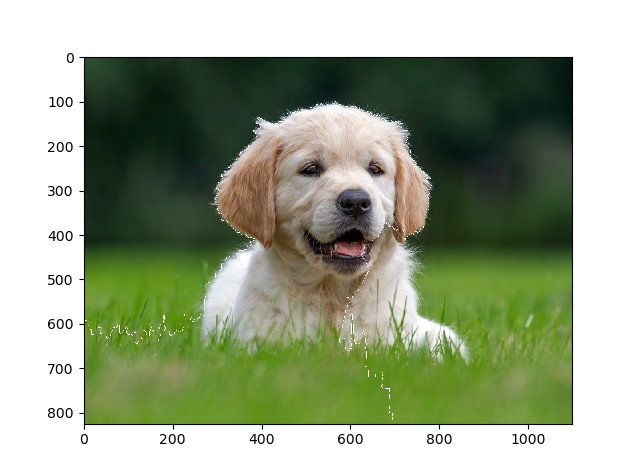

Write Python code to recreate this figure.
import numpy as np
import cv2
import matplotlib.pyplot as plt

img = cv2.imread('E:\Life Detection\Gabor Filters\img.jpg')
img = cv2.cvtColor(img,cv2.COLOR_BGR2RGB)
gray = cv2.cvtColor(img,cv2.COLOR_RGB2GRAY)
ret, thresh = cv2.threshold(gray,0,255,cv2.THRESH_OTSU)

kernel = np.ones((3,3),np.uint8)
opening = cv2.morphologyEx(thresh,cv2.MORPH_OPEN,kernel, iterations = 2)
sure_bg = cv2.dilate(opening,kernel,iterations=2)
dist_transform = cv2.distanceTransform(opening,cv2.DIST_L2,5)
dist_transform = cv2.distanceTransform(opening,cv2.DIST_L2,5)
ret, sure_fg = cv2.threshold(dist_transform,0.7*dist_transform.max(),255,0)
sure_fg = np.uint8(sure_fg)
unknown = cv2.subtract(sure_bg,sure_fg)
ret, markers = cv2.connectedComponents(sure_fg)
markers[unknown==255] = 0
markers = cv2.watershed(img,markers)
img[markers == -1] = [255,255,255]
plt.imshow(img)
plt.show()
